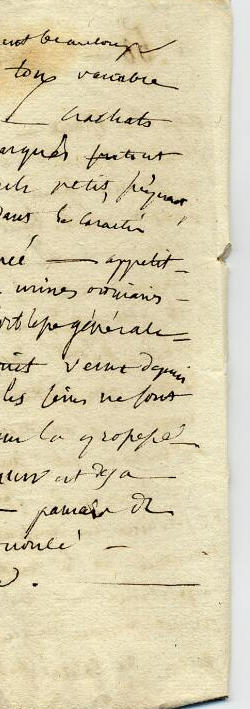
#> input picture doc1.jpg, 250 x 709 px
$ python traitementOtsu.py
#> lines starting #> are read from the running program, lines starting #| are printed output that depends on the picture; after the words box and inside, x2 and y2 are one past the last pixel; in counts of white or black regions, pixels touching at a corner belong together
import numpy as np
import matplotlib.image as mpim
import statistics
from matplotlib import pyplot as plt
import random
import cv2 as cv

def bords(img):
    # Filtre de Sobel pour détecter les contours (références Wikipédia et StackOverflow)
    grad_x = cv.Sobel(img, cv.CV_64F, 1, 0)
    grad_y = cv.Sobel(img, cv.CV_64F, 0, 1)
    grad = np.sqrt(grad_x ** 2 + grad_y ** 2)
    ims = cv.resize(grad, (640, 360))
    cv.imshow('Edges', ims)
    cv.waitKey(0)

def k_means(img, max_iter):
    # Initialisation aléatoire de deux centroids pour une image en niveaux de gris
    centroids = (random.randrange(0, 255), random.randrange(0, 255))

    iter_count = 0
    while iter_count < max_iter:
        # Séparation des pixels en deux classes selon leur proximité aux centroids
        classe1_masque = np.abs(img - centroids[0]) < np.abs(img - centroids[1])
        classe2_masque = ~classe1_masque  # complémentaire

        classe1 = img[classe1_masque]
        classe2 = img[classe2_masque]

        if classe1.size > 0 and classe2.size > 0:
            nouv_centroid1 = statistics.mean(classe1)
            nouv_centroid2 = statistics.mean(classe2)

            if centroids[0] == nouv_centroid1 and centroids[1] == nouv_centroid2:
                break
            else:
                centroids = (nouv_centroid1, nouv_centroid2)
        iter_count += 1

    return centroids

def seuillage(img, centroids):
    # Conversion en float pour éviter les problèmes d'overflow (uint8)
    img_float = img.astype(np.float32)

    # Comparaison vectorisée avec les centroids
    diff0 = np.abs(img_float - centroids[0])
    diff1 = np.abs(img_float - centroids[1])

    # Création d'une image binaire : 1 si la différence avec le premier centroid est supérieure, sinon 0
    img2 = np.where(diff0 > diff1, 1, 0)
    return img2

def binarisation_kmeans(img):
    # Conversion en niveaux de gris si nécessaire
    if len(img.shape) == 3:
        img = cv.cvtColor(img, cv.COLOR_BGR2GRAY)

    # Application d'un flou gaussien pour réduire le bruit
    blurred = cv.GaussianBlur(img, (5, 5), 0)

    # Calcul des centroids par k-means (10 itérations maximum)
    centroids = k_means(blurred, 10)

    # Binarisation basée sur le seuillage par rapport aux centroids
    bin_img = seuillage(blurred, centroids)
    return bin_img

def binarisation_otsu(img):
    # Conversion en niveaux de gris si nécessaire
    if len(img.shape) == 3:
        img = cv.cvtColor(img, cv.COLOR_BGR2GRAY)

    # Normalisation pour étendre la plage des intensités de 0 à 255
    norm_img = cv.normalize(img, None, 0, 255, cv.NORM_MINMAX)

    # Application du seuillage global d’Otsu
    ret, bin_img = cv.threshold(norm_img, 0, 255, cv.THRESH_BINARY + cv.THRESH_OTSU)

    # Conversion en image binaire avec valeurs 0 et 1
    bin_img = bin_img // 255
    return bin_img, ret, norm_img

def histogramme_projection(img_binaire):
    """
    Calcule l'histogramme de projection sur l'axe vertical
    en sommant les valeurs de pixels sur chaque ligne.
    """
    return np.sum(img_binaire, axis=1)

def estimate_number_of_lines(hist, threshold_ratio=0.1):
    """
    Estime le nombre de lignes de texte à partir de l'histogramme.

    Le seuil est défini comme un pourcentage du pic maximal de l'histogramme.

    Returns:
        num_lines (int) : Nombre de segments (lignes) détectés.
        segments (list of tuples) : Liste des segments (début, fin) pour chaque ligne.
    """
    seuil = threshold_ratio * np.max(hist)
    num_lines = 0
    segments = []
    in_line = False
    start = 0

    for i, value in enumerate(hist):
        if value > seuil and not in_line:
            in_line = True
            start = i
        elif value <= seuil and in_line:
            in_line = False
            end = i - 1
            segments.append((start, end))
            num_lines += 1

    if in_line:
        segments.append((start, len(hist) - 1))
        num_lines += 1

    return num_lines, segments

# Liste des images à traiter
liste_images = ['doc1.jpg', 'doc2.jpg', 'doc3.jpg', 'doc4.jpg']

for image_name in liste_images:
    # Chargement de l'image
    img = cv.imread(image_name)
#> img is the input picture: shape (709, 250, 3); mean B, G, R 175.6, 207.5, 218.1
    if img is None:
        print(f"Erreur lors du chargement de {image_name}")
        continue

    # --- Méthode K-means ---
    bin_img_kmeans = binarisation_kmeans(img)
#> in binarisation_kmeans, `blurred = cv.GaussianBlur(img, (5, 5), 0)`:
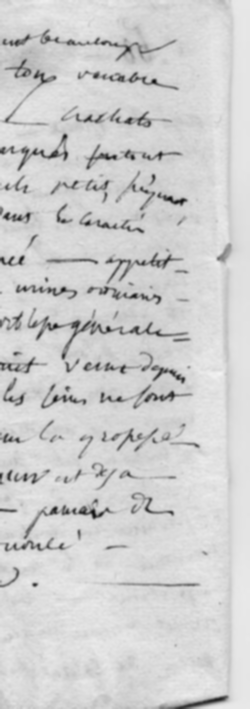
#> blurred: shape (709, 250); min 16, max 243, mean 207
#> the loop in k_means, `while iter_count < max_iter:` made 4 passes
#> (nouv_centroid1, nouv_centroid2) on passes 1 to 4: (217, 198), (204, 210), (206, 207), (206, 207)
#> pass 1, in k_means, `classe1_masque = np.abs(img - centroids[0]) < np.abs(img - centroids[1])`:
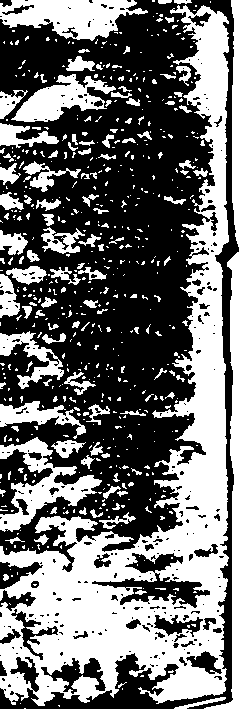
#> classe1_masque: shape (709, 250) bool; 46% white; 597 white regions (474 under 20 px), largest, box (x1, y1, x2, y2) and area: (0, 5, 229, 706) 44224, (204, 0, 250, 709) 12806, (0, 0, 148, 41) 3620
#> pass 2, in k_means, `classe1_masque = np.abs(img - centroids[0]) < np.abs(img - centroids[1])`:
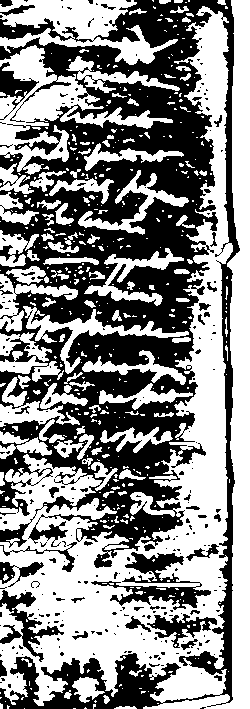
#> classe1_masque: shape (709, 250) bool; 53.8% white; 267 black regions (225 under 20 px), largest, box (x1, y1, x2, y2) and area: (0, 0, 240, 709) 73130, (91, 552, 211, 610) 2232, (0, 590, 64, 662) 1276
#> after the loop in k_means, `while iter_count < max_iter:`: iter_count = 3
#> in binarisation_kmeans, `centroids = k_means(blurred, 10)`: centroids = (206, 207)
#> in seuillage, `diff0 = np.abs(img_float - centroids[0])`:
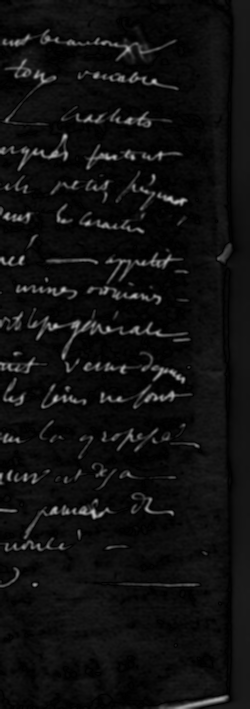
#> diff0: shape (709, 250) float32; min 0, max 190, mean 16.4
#> in seuillage, `img2 = np.where(diff0 > diff1, 1, 0)`:
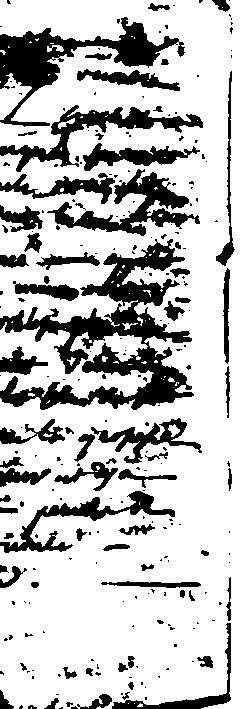
#> img2: shape (709, 250) int64; values 0 (black) and 1 (white), 76.1% white; 243 black regions (171 under 20 px), largest, box (x1, y1, x2, y2) and area: (0, 239, 194, 410) 11290, (0, 17, 185, 127) 5332, (47, 169, 200, 236) 3207
    hist_kmeans = histogramme_projection(bin_img_kmeans)
#> hist_kmeans = 709 values, max 250 at index 12, min 75 at index 396, mean 190.3
    num_lines_km, segments_km = estimate_number_of_lines(hist_kmeans, threshold_ratio=0.1)
#> in estimate_number_of_lines, `seuil = threshold_ratio * np.max(hist)`: seuil = 25
#> the loop in estimate_number_of_lines, `for i, value in enumerate(hist):` made 709 passes
#> (value, in_line, start) on pass 1: (229, True, 0)
#> value on passes 2 to 7: 231, 233, 233, 233, 223, 220
#> after the loop in estimate_number_of_lines, `for i, value in enumerate(hist):`: in_line = True; num_lines = 0; segments = []; start = 0
#> in estimate_number_of_lines, `num_lines += 1`: num_lines = 1
#> num_lines_km = 1; segments_km = [(0, 708)]

    # --- Méthode Otsu ---
    bin_img_otsu, seuil_otsu, norm_img = binarisation_otsu(img)
#> in binarisation_otsu, `ret, bin_img = cv.threshold(norm_img, 0, 255, cv.THRESH_BINARY + cv.TH..`:
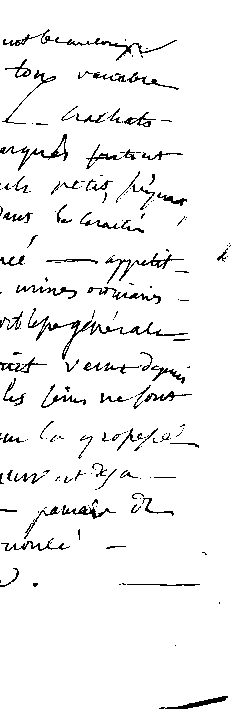
#> bin_img: shape (709, 250); 95.3% white; black in thin lines or dots, all inside (x1, y1, x2, y2) = (0, 29, 231, 709)
#> in binarisation_otsu, `ret, bin_img = cv.threshold(norm_img, 0, 255, cv.THRESH_BINARY + cv.TH..`: ret = 139
#> seuil_otsu = 139
    hist_otsu = histogramme_projection(bin_img_otsu)
#> hist_otsu = 709 values, max 250 at index 0, min 153 at index 260, mean 238.1
    num_lines_otsu, segments_otsu = estimate_number_of_lines(hist_otsu, threshold_ratio=0.1)
#> the loop in estimate_number_of_lines (call 2), `for i, value in enumerate(hist):` made 709 passes
#> (value, in_line, start) on pass 1: (250, True, 0)
#> value on passes 2 to 7: 250, 250, 250, 250, 250, 250
#> num_lines_otsu = 1; segments_otsu = [(0, 708)]

    # Affichage avec matplotlib : comparaison sur 2 lignes (K-means et Otsu)
    fig, axs = plt.subplots(2, 2, figsize=(12, 10))

    # Méthode K-means
    axs[0, 0].imshow(bin_img_kmeans, cmap='gray')
    axs[0, 0].set_title(f'Binarisation K-means\n{image_name}')
    axs[0, 0].axis('off')

    axs[0, 1].plot(hist_kmeans, label="Histogramme")
    seuil_km = 0.2 * np.max(hist_kmeans)
#> seuil_km = 50
    axs[0, 1].axhline(y=seuil_km, color='red', linestyle='--', label=f'Seuil = {seuil_km:.0f}')
    for (start, end) in segments_km:
        axs[0, 1].axvspan(start, end, color='green', alpha=0.3)
#> this loop made 1 pass
    axs[0, 1].set_title(f'Histogramme K-means\nNombre de lignes estimé = {num_lines_km}')
    axs[0, 1].set_xlabel("Position verticale (ligne)")
    axs[0, 1].set_ylabel("Nombre de pixels (texte)")
    axs[0, 1].legend()
    axs[0, 1].grid(True)

    # Méthode Otsu
    axs[1, 0].imshow(bin_img_otsu, cmap='gray')
    axs[1, 0].set_title(f'Binarisation Otsu\n{image_name}\n(Seuil Otsu = {seuil_otsu:.0f})')
    axs[1, 0].axis('off')

    axs[1, 1].plot(hist_otsu, label="Histogramme")
    seuil_otsu_proj = 0.2 * np.max(hist_otsu)
#> seuil_otsu_proj = 50
    axs[1, 1].axhline(y=seuil_otsu_proj, color='red', linestyle='--', label=f'Seuil = {seuil_otsu_proj:.0f}')
    for (start, end) in segments_otsu:
        axs[1, 1].axvspan(start, end, color='green', alpha=0.3)
    axs[1, 1].set_title(f'Histogramme Otsu\nNombre de lignes estimé = {num_lines_otsu}')
    axs[1, 1].set_xlabel("Position verticale (ligne)")
    axs[1, 1].set_ylabel("Nombre de pixels (texte)")
    axs[1, 1].legend()
    axs[1, 1].grid(True)

    plt.tight_layout()
    plt.show()
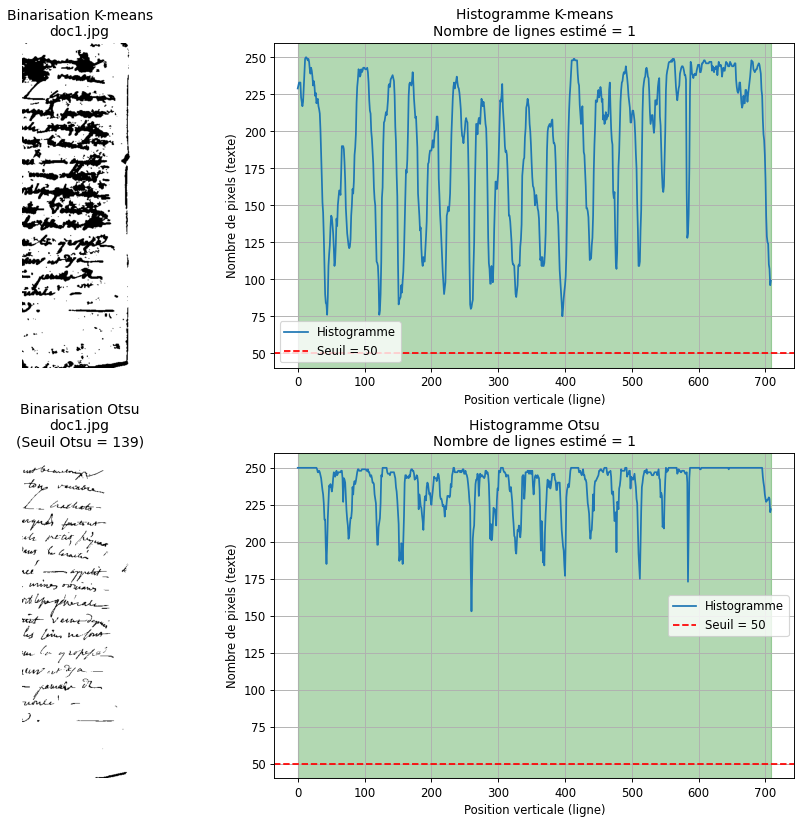
#> figure drawn by matplotlib, 4 panels; panel 2: curve peaks at x = 12, y = 250; panel 4: curve peaks at x = 0, y = 250
#> pass 2 of the loop `for image_name in liste_images:`:
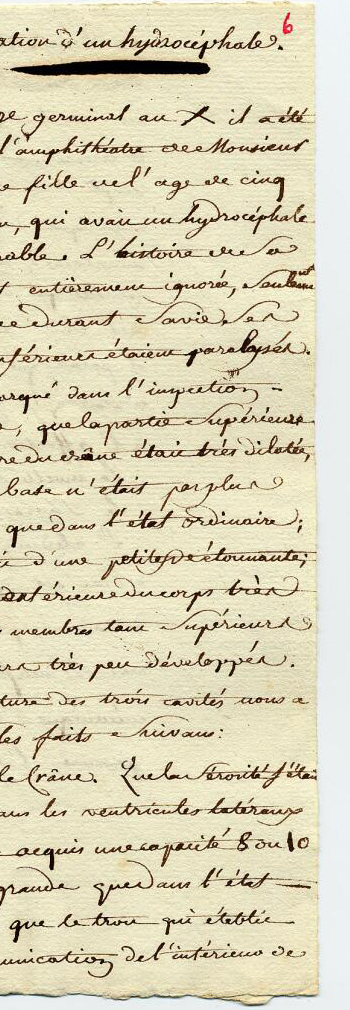
#> input picture doc2.jpg, 350 x 1010 px
#> img is the input picture: shape (1010, 350, 3); mean B, G, R 183.7, 211, 217.9
#> img: shape (1010, 350)
#> blurred: shape (1010, 350)
#> the loop in k_means (call 2), `while iter_count < max_iter:` made 10 passes
#> (nouv_centroid1, nouv_centroid2) on passes 1 to 4: (219, 201), (209, 212), (210, 209), (209, 209)
#> pass 1, in k_means (call 2), `classe1_masque = np.abs(img - centroids[0]) < np.abs(img - centroids[1])`:
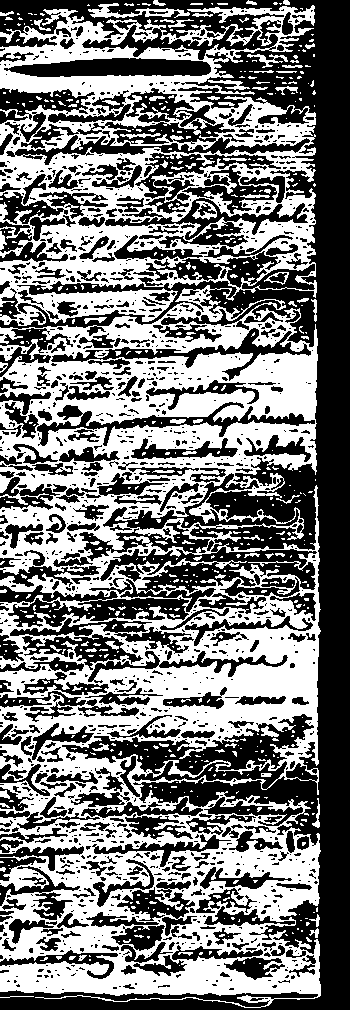
#> classe1_masque: shape (1010, 350) bool; 47.9% white; 630 white regions (540 under 20 px), largest, box (x1, y1, x2, y2) and area: (0, 5, 321, 1008) 161295, (88, 3, 190, 18) 571, (192, 201, 217, 220) 205
#> after the loop in k_means (call 2), `while iter_count < max_iter:`: iter_count = 10
#> img_float: shape (1010, 350) float32
#> diff0: shape (1010, 350) float32
#> img2: shape (1010, 350) int64; every value is 0
#> hist_kmeans = 1010 values from 0 to 0
#> num_lines_km = 0; segments_km = []
#> seuil_otsu = 146
#> hist_otsu = 1010 values, max 350 at index 0, min 147 at index 69, mean 317.7
#> segments_otsu = [(0, 1009)]
#> seuil_km = 0
#> seuil_otsu_proj = 70
#> the loop `for (start, end) in segments_otsu:` made 1 pass
#> `plt.show()`:
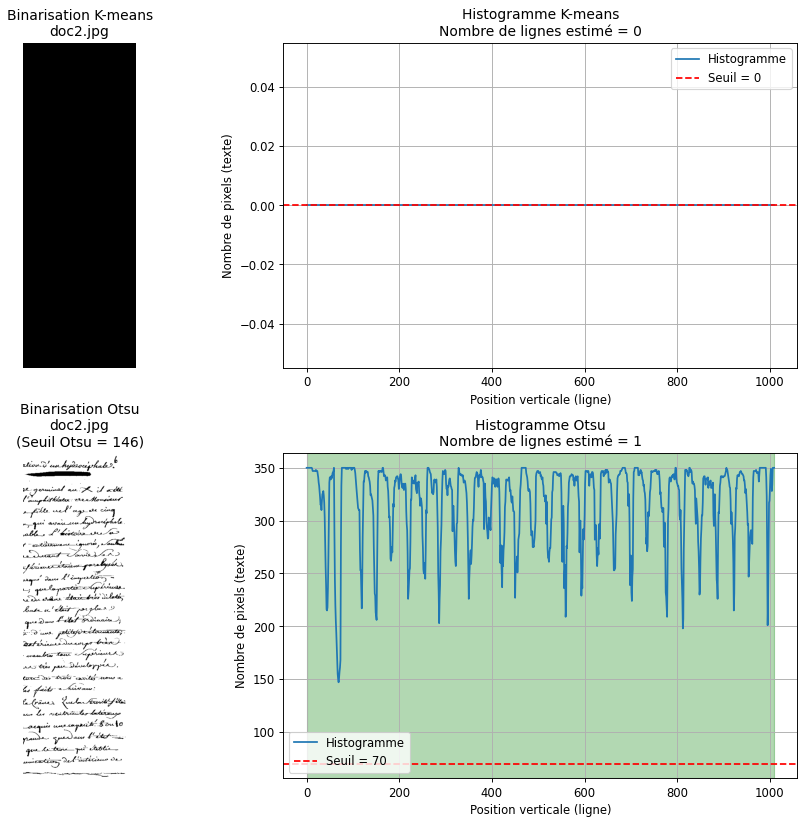
#> figure drawn by matplotlib, 4 panels; panel 4: curve peaks at x = 0, y = 350
#> pass 3 of the loop `for image_name in liste_images:`:
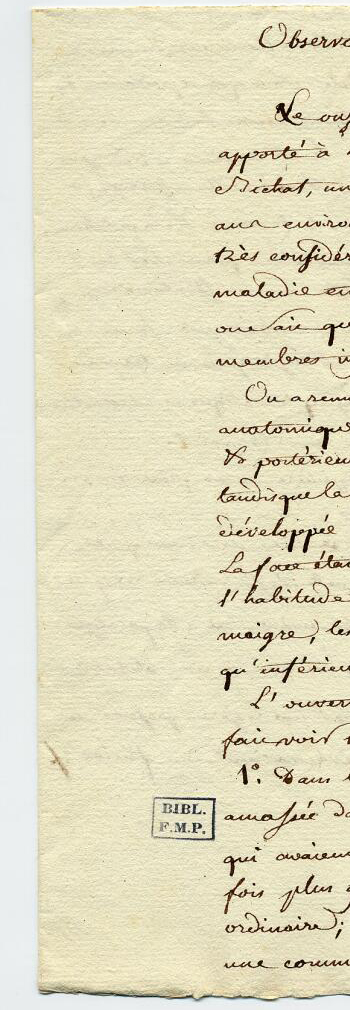
#> input picture doc3.jpg, 350 x 1010 px
#> img is the input picture: shape (1010, 350, 3); mean B, G, R 192.8, 220.4, 225.8
#> img: shape (1010, 350)
#> the loop in k_means (call 3), `while iter_count < max_iter:` made 10 passes
#> (nouv_centroid1, nouv_centroid2) on passes 1 to 4: (220, 80), (225, 192), (218, 219), (218, 218)
#> pass 1, in k_means (call 3), `classe1_masque = np.abs(img - centroids[0]) < np.abs(img - centroids[1])`:
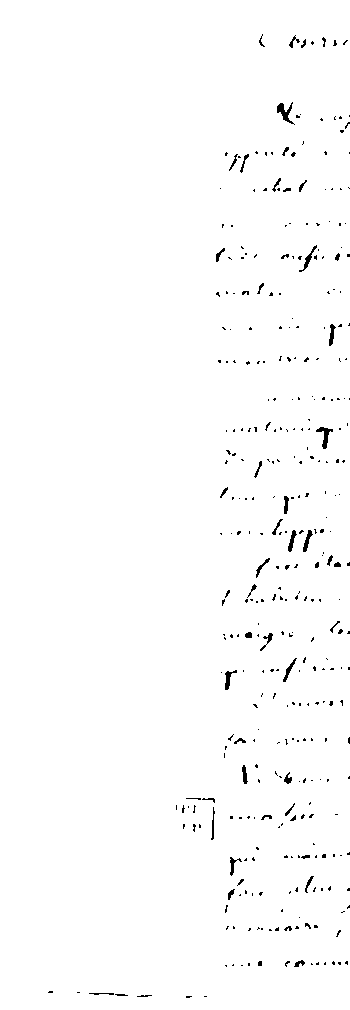
#> classe1_masque: shape (1010, 350) bool; 98.8% white; black in thin lines or dots, all inside (x1, y1, x2, y2) = (48, 34, 350, 998)
#> after the loop in k_means (call 3), `while iter_count < max_iter:`: iter_count = 10
#> norm_img: shape (1010, 350)
#> seuil_otsu = 149
#> hist_otsu = 1010 values, max 350 at index 0, min 225 at index 996, mean 336.3
#> `plt.show()`:
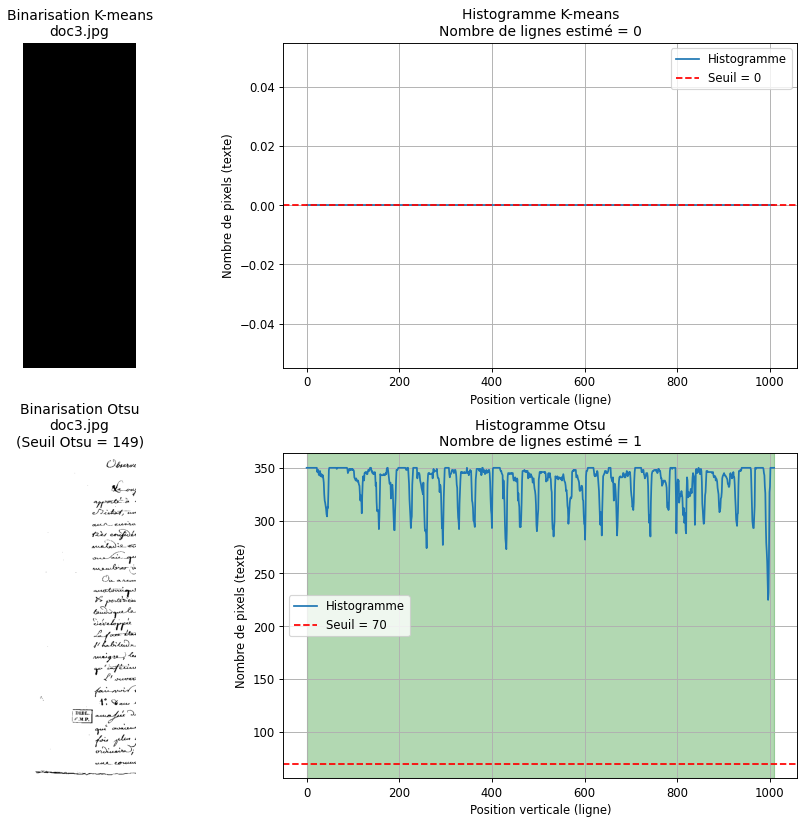
#> figure drawn by matplotlib, 4 panels; panel 4: curve peaks at x = 0, y = 350
#> the loop made 4 passes; the first 3 are shown
